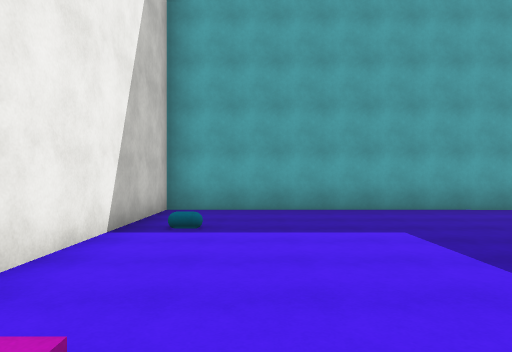
view 1 (above)

24 first-person views from a walk through a Unity game level. The camera is 1.5 m above the floor, looks level and sees 70° across. The floor is counted in squares, 2 m on a side. Each view is taken from the middle of a square. On the plan, view 1 faces up. The plan holds only what a view shows up to about 11 squares ahead; the rest is blank. The player is left out. Some surface patterns are stand-ins.

view 2
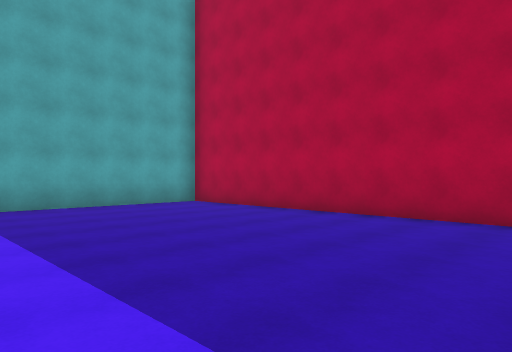

view 3
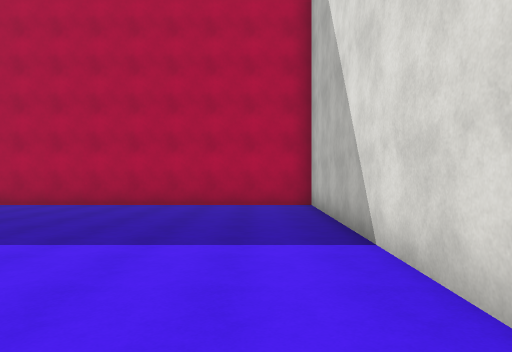

view 4
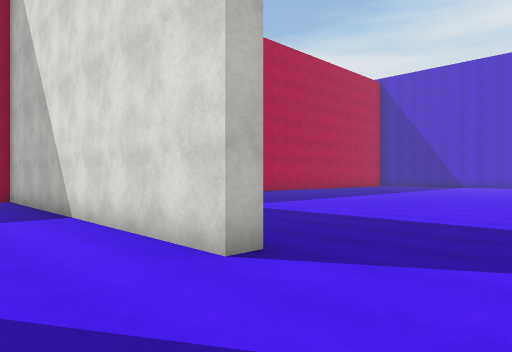

view 5
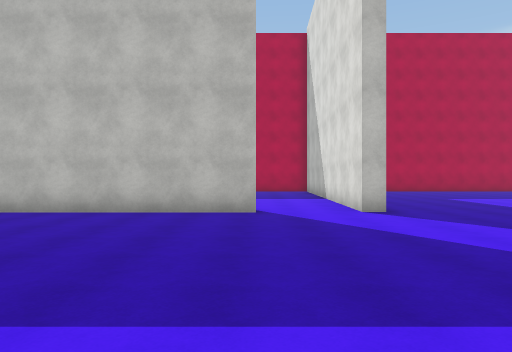

view 6
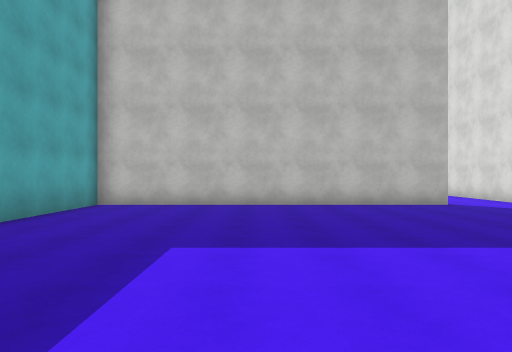

view 7
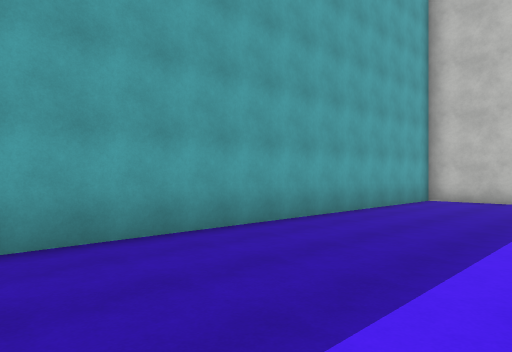

view 8
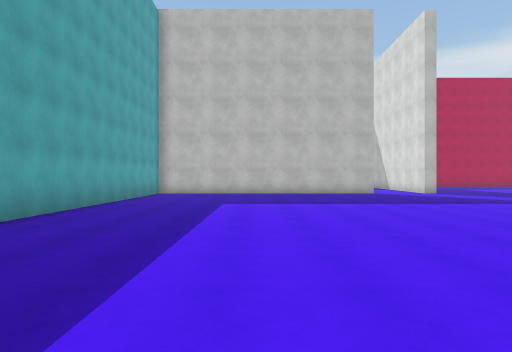

view 9
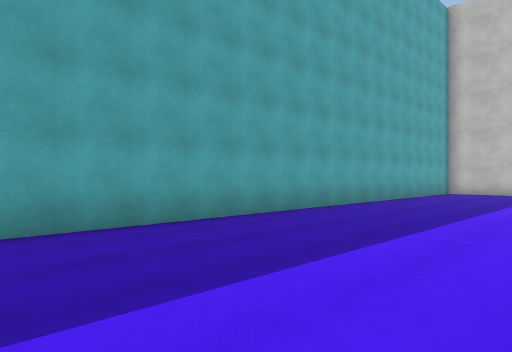

view 10
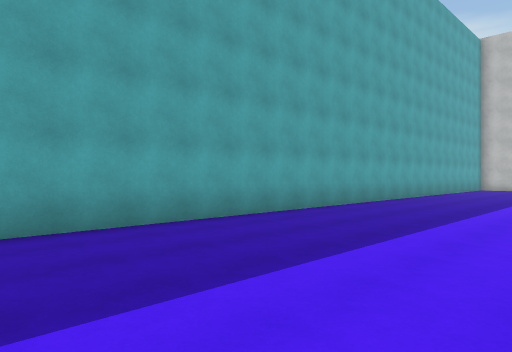

view 11
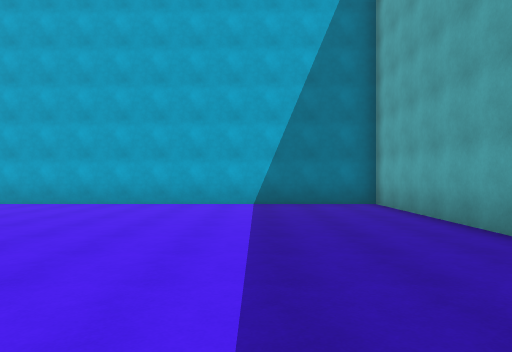

view 12
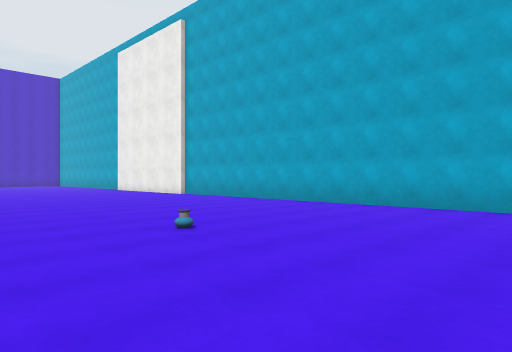

view 13
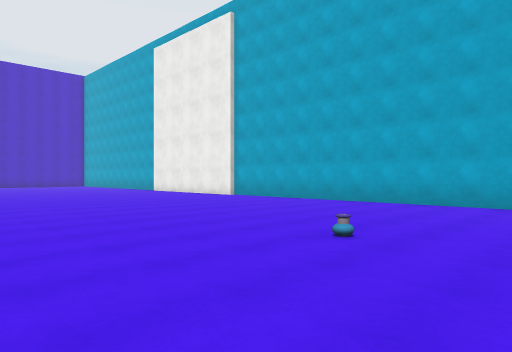

view 14
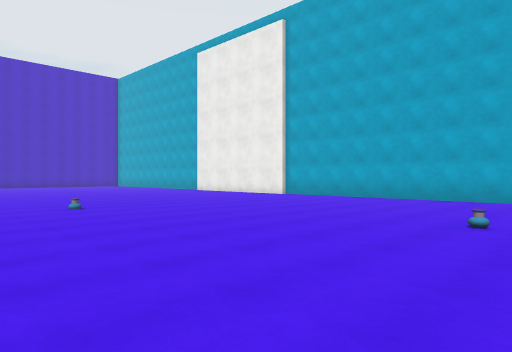

view 15
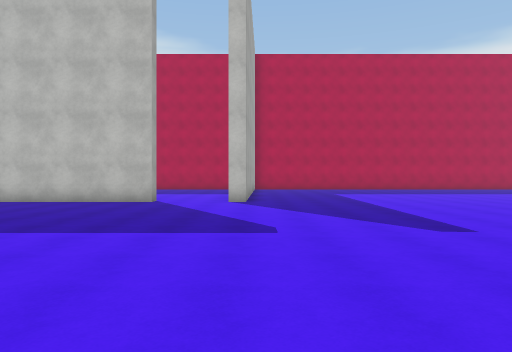

view 16
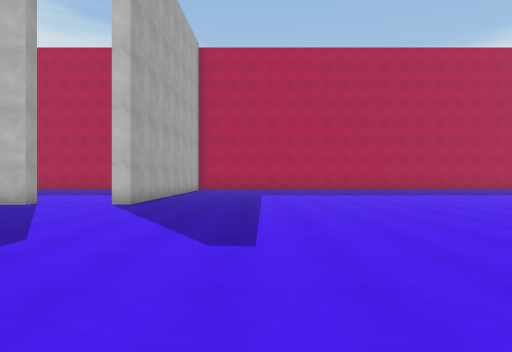

view 17
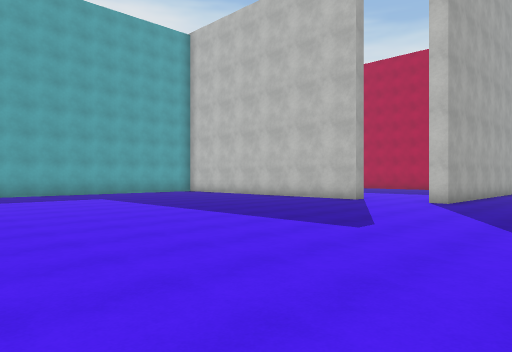

view 18
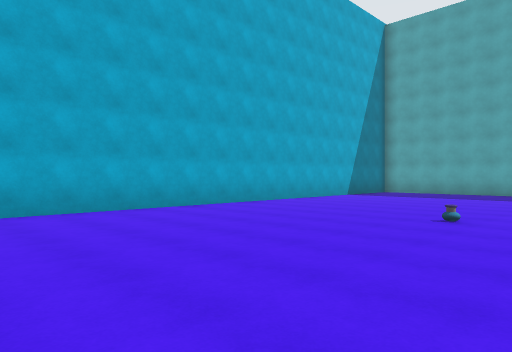

view 19
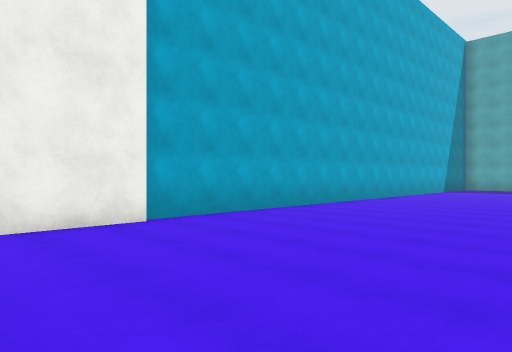

view 20
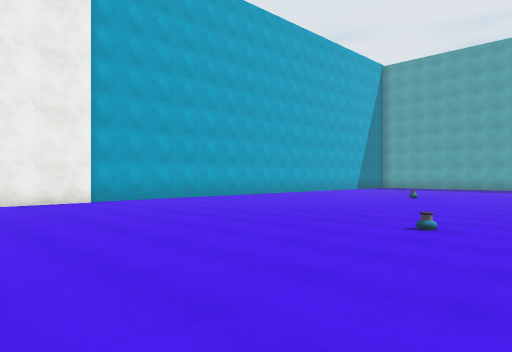

view 21
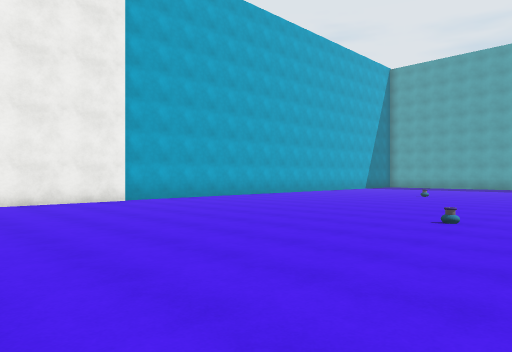

view 22
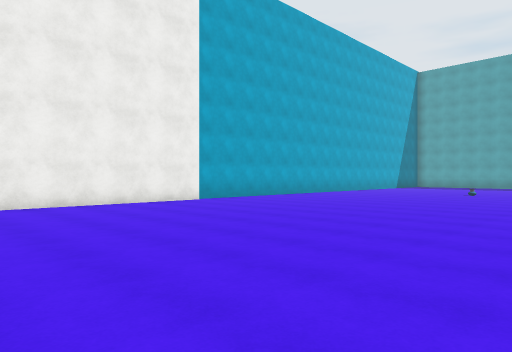

view 23
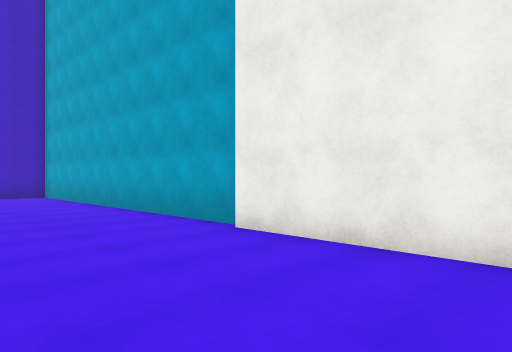

view 24
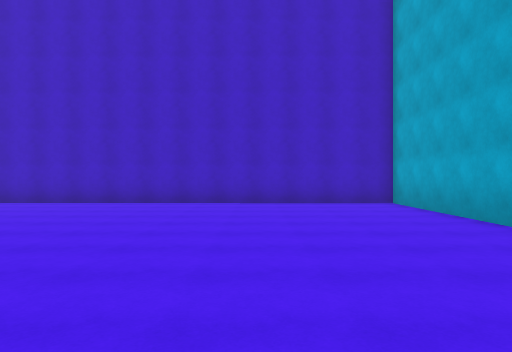

### Floor plan
Points are (right, up) in squares from view 1. A wall is a line through its corners. A room is listed if a view was taken in it or the views show most of it. See-through windows are left out.
Room 1 (views 1, 2)
walls: (-1.5, -3.2) (7.5, -3.4) (7.5, 8.1) (-2, 8.1) (-2, 2.8)
ways out: opening at (-2, -2.5) to room 2
objects: other object (-1, 5)
Room 2 (views 3, 4, 5, 6, 7, 8, 9, 10, 11, 12, 13, 14, 15, 16, 17, 18, 19, 20, 21, 22, 23, 24)
walls: (-0.7, -3.8) (-2.5, -3.7) (-2.5, -3.2) (-1.5, -3.2); (-2, -1) (-2.5, -1) (-2.5, 8.1) (-25.8, 8.2) (-25.8, -10); (-25.6, -9.9) (-25.6, -16); (-25.8, -16.1) (-25.8, -26.1) (-14.9, -26.1)
ways out: opening at (-2, -2.5) to room 1

Positions as (right, up) in squares from view 1, and headings:
1: (0, 0), facing up
2: (1, -1), facing up-right
3: (-2, -2), facing right
4: (-5, -1), facing down-right
5: (-10, -1), facing right
6: (-12, 4), facing right
7: (-14, 4), facing up-right
8: (-18, 4), facing right
9: (-19, 3), facing up-right
10: (-24, 3), facing up-right
11: (-16, 5), facing left
12: (-17, 3), facing down-left
13: (-16, 1), facing down-left
14: (-14, 0), facing down-left
15: (-13, -4), facing right
16: (-12, -7), facing right
17: (-13, -7), facing up-right
18: (-18, -8), facing up-left
19: (-20, -13), facing up-left
20: (-15, -14), facing up-left
21: (-15, -15), facing up-left
22: (-16, -17), facing up-left
23: (-22, -12), facing down-left
24: (-22, -16), facing down
